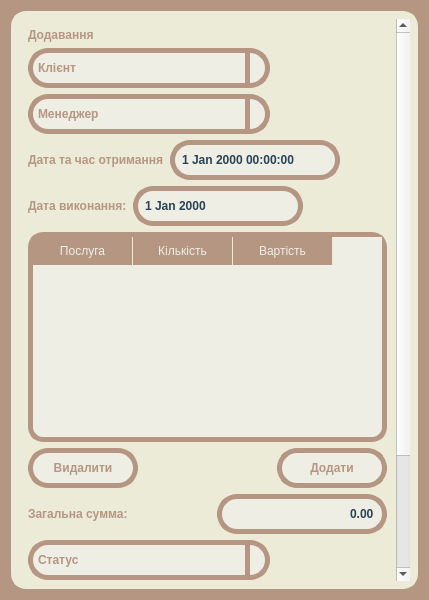
<?xml version="1.0" encoding="UTF-8"?>
<ui version="4.0">
 <class>AddEditOrdersDialog</class>
 <widget class="QDialog" name="AddEditOrdersDialog">
  <property name="geometry">
   <rect>
    <x>0</x>
    <y>0</y>
    <width>429</width>
    <height>600</height>
   </rect>
  </property>
  <property name="windowTitle">
   <string>Dialog</string>
  </property>
  <property name="styleSheet">
   <string notr="true">QAbstractItemView::item::selected {
	color: #eeeee4;
	background-color: #284256;
	border-color: #284256;
}

QDialog {
    height: 500px;
    width: 400px;
    background-color: #b59683;
  }
  
  #scrollArea #scrollAreaWidgetContents{
    background-color: #ebebd8;
  }

  #scrollArea{
    padding: 5px;
    border: 3px solid #ebebd8;
    border-radius: 15%;
    background-color: #ebebd8;
  }

  #tableWidget_services {
    min-height: 200px;
  }
  
  QLabel {
      color: #b59683;
      font-weight: bold;
  }
  
  QLabel[objectName*=&quot;title&quot;] {
    padding: 5px;
    
    font-size: 42px;
    font-weight: bold;
  
    color: #eeeee4;
    border-radius: 15%;
    background-color: #b59683;
    
    margin-bottom: 10px;
  }
  
  QPushButton {
      width: 90;
      height: 20;
      padding: 5px;
  
      font-weight: bold;
  
      color: #b59683;
      border: solid;
      border-width: 5px;
      border-radius:20px;
      border-color: #b59683;
      background-color: #eeeee4;
  }
  
  QPushButton::pressed {
        color: #eeeee4;
        background-color: #b59683;
  }
  
  QPushButton[objectName*=&quot;save&quot;], QPushButton[objectName*=&quot;add&quot;]
  {
    width: 90;
    height: 20;
    padding: 5px;
  
    font: bold;
  
    color: #eeeee4;
    border: solid;
    border-width: 5px;
    border-radius:20px;
    border-color: #284256;
    background-color: #284256;
  }
  
  QPushButton[objectName*=&quot;save&quot;]::pressed, QPushButton[objectName*=&quot;add&quot;]::pressed {
    color: #284256;
    background-color: #eeeee4;
  }
  
  QLineEdit {
      width: 200;
      height: 20;
      padding: 5px;
  
      font: bold;
  
      color: #284256;
      border: solid;
      border-width: 5px;
      border-radius:20px;
      border-color: #b59683;
      background-color: #eeeee4;
  }
  
  QLineEdit:focus {
      border-color: #284256;
  }
  
  QSpinBox, QDoubleSpinBox, QDateTimeEdit, QDateEdit {
      width: 150px; /* Добавляем единицу измерения (px) к значению ширины */
      height: 20px;
      padding: 5px;
  
      font: bold;
  
      color: #284256;
      border: 5px solid #b59683; /* Устанавливаем толщину границы */
      border-radius: 20px;
      background-color: #eeeee4;
  }
  
  QSpinBox:focus, QDoubleSpinBox:focus, QDateTimeEdit:focus, QDateEdit:focus {
    border-color: #284256;
  }
  
  QDoubleSpinBox::up-button, QDoubleSpinBox::down-button, QSpinBox::up-button, QSpinBox::down-button,
  QDateTimeEdit::up-button, QDateTimeEdit::down-button, QDateEdit::up-button, QDateEdit::down-button {
    width: 0;
    height: 0;
  }
  
  QPlainTextEdit {
      width: 200;
      height: 100;
      padding: 5px;
  
      font: bold;
  
      color: #284256;
      border: solid;
      border-width: 5px;
      border-radius:20px;
      border-color: #b59683;
      background-color: #eeeee4;
  }
  
  QPlainTextEdit:focus {
      border-color: #284256;
  }
  
  QComboBox {   
    width: 200;
    height: 20;
    padding: 5px;
  
    font: bold;
  
    color: #b59683;
    border: solid;
    border-width: 5px;
    border-radius:20px;
    border-color: #b59683;
    background-color: #eeeee4;
  }
  
  QComboBox:hover {
  
  }
  
  QComboBox::drop-down {
      subcontrol-origin: padding;
      subcontrol-position: top right;
      width: 15px;
      border-left: 5px solid #b59683;
  }
  
  QComboBox::down-arrow {
      
  }
  
  QComboBox QListView {
      padding: 5;
  }
  
  QComboBox::selected {
      color: #ebebd8;
      background-color: #284256;
  }
  
  QAbstractItemView {
  border:5px solid #b59683;
  border-radius: 15%;
  background-color: #eeeee4;
}

QAbstractItemView::item {
	color: #b59683;
	border: 1px solid #b59683;
}

QAbstractItemView::item::selected {
	color: #eeeee4;
	background-color: #284256;
	border-color: #284256;
}
  
  QAbstractItemView::selected {
      color: #eeeee4;
      background-color: #284256;
  }

QAbstractItemView QHeaderView {
	border:none;
}

QAbstractItemView QHeaderView::selected {
	
}


QAbstractItemView::section {
	padding: 5px;

	color:#eeeee4;
	background-color: #b59683;

	border: none;
	border-right: 1px solid #ebebd8;
}
  
  QGroupBox {
    color: #b59683;

    margin-top: 25px;

    border: solid;
    border-width: 3px;
    border-radius:20px;
    border-color: #b59683;
    background-color: #eeeee4;


  }

  QGroupBox::title {
    font-weight: bold;
  }
  </string>
  </property>
  <layout class="QVBoxLayout" name="verticalLayout">
   <item>
    <widget class="QScrollArea" name="scrollArea">
     <property name="widgetResizable">
      <bool>true</bool>
     </property>
     <widget class="QWidget" name="scrollAreaWidgetContents">
      <property name="geometry">
       <rect>
        <x>0</x>
        <y>-228</y>
        <width>381</width>
        <height>794</height>
       </rect>
      </property>
      <layout class="QVBoxLayout" name="verticalLayout_2">
       <item>
        <widget class="QLabel" name="label_title">
         <property name="text">
          <string>Додавання</string>
         </property>
        </widget>
       </item>
       <item>
        <layout class="QHBoxLayout" name="horizontalLayout_3">
         <item>
          <layout class="QVBoxLayout" name="verticalLayout_4">
           <item>
            <widget class="QComboBox" name="comboBox_client">
             <property name="placeholderText">
              <string>Клієнт</string>
             </property>
            </widget>
           </item>
           <item>
            <widget class="QComboBox" name="comboBox_managers">
             <property name="placeholderText">
              <string>Менеджер</string>
             </property>
            </widget>
           </item>
          </layout>
         </item>
         <item>
          <spacer name="horizontalSpacer_3">
           <property name="orientation">
            <enum>Qt::Horizontal</enum>
           </property>
           <property name="sizeHint" stdset="0">
            <size>
             <width>40</width>
             <height>20</height>
            </size>
           </property>
          </spacer>
         </item>
        </layout>
       </item>
       <item>
        <layout class="QHBoxLayout" name="horizontalLayout_4">
         <item>
          <widget class="QLabel" name="label">
           <property name="text">
            <string>Дата та час отримання</string>
           </property>
          </widget>
         </item>
         <item>
          <widget class="QDateTimeEdit" name="dateTimeEdit_dateTimeOrder"/>
         </item>
         <item>
          <spacer name="horizontalSpacer_4">
           <property name="orientation">
            <enum>Qt::Horizontal</enum>
           </property>
           <property name="sizeHint" stdset="0">
            <size>
             <width>40</width>
             <height>20</height>
            </size>
           </property>
          </spacer>
         </item>
        </layout>
       </item>
       <item>
        <layout class="QHBoxLayout" name="horizontalLayout_5">
         <item>
          <widget class="QLabel" name="label_3">
           <property name="text">
            <string>Дата виконання:</string>
           </property>
          </widget>
         </item>
         <item>
          <widget class="QDateEdit" name="dateEdit_dateCompletion">
           <property name="font">
            <font>
             <italic>false</italic>
             <bold>true</bold>
            </font>
           </property>
          </widget>
         </item>
         <item>
          <spacer name="horizontalSpacer_5">
           <property name="orientation">
            <enum>Qt::Horizontal</enum>
           </property>
           <property name="sizeHint" stdset="0">
            <size>
             <width>40</width>
             <height>20</height>
            </size>
           </property>
          </spacer>
         </item>
        </layout>
       </item>
       <item>
        <widget class="QTableWidget" name="tableWidget_services">
         <property name="selectionMode">
          <enum>QAbstractItemView::SingleSelection</enum>
         </property>
         <property name="selectionBehavior">
          <enum>QAbstractItemView::SelectRows</enum>
         </property>
         <attribute name="verticalHeaderVisible">
          <bool>false</bool>
         </attribute>
         <column>
          <property name="text">
           <string>Послуга</string>
          </property>
         </column>
         <column>
          <property name="text">
           <string>Кількість</string>
          </property>
         </column>
         <column>
          <property name="text">
           <string>Вартість</string>
          </property>
         </column>
        </widget>
       </item>
       <item>
        <layout class="QHBoxLayout" name="horizontalLayout_7">
         <item>
          <widget class="QPushButton" name="pushButton_services_del">
           <property name="text">
            <string>Видалити</string>
           </property>
          </widget>
         </item>
         <item>
          <spacer name="horizontalSpacer_7">
           <property name="orientation">
            <enum>Qt::Horizontal</enum>
           </property>
           <property name="sizeHint" stdset="0">
            <size>
             <width>40</width>
             <height>20</height>
            </size>
           </property>
          </spacer>
         </item>
         <item>
          <widget class="QPushButton" name="pushButton_services_add">
           <property name="text">
            <string>Додати</string>
           </property>
          </widget>
         </item>
        </layout>
       </item>
       <item>
        <layout class="QHBoxLayout" name="horizontalLayout">
         <item>
          <widget class="QLabel" name="label_2">
           <property name="text">
            <string>Загальна сумма:</string>
           </property>
          </widget>
         </item>
         <item>
          <spacer name="horizontalSpacer">
           <property name="orientation">
            <enum>Qt::Horizontal</enum>
           </property>
           <property name="sizeHint" stdset="0">
            <size>
             <width>40</width>
             <height>20</height>
            </size>
           </property>
          </spacer>
         </item>
         <item>
          <widget class="QDoubleSpinBox" name="doubleSpinBox_totalCost">
           <property name="alignment">
            <set>Qt::AlignRight|Qt::AlignTrailing|Qt::AlignVCenter</set>
           </property>
           <property name="readOnly">
            <bool>true</bool>
           </property>
           <property name="maximum">
            <double>999999.989999999990687</double>
           </property>
          </widget>
         </item>
        </layout>
       </item>
       <item>
        <layout class="QHBoxLayout" name="horizontalLayout_6">
         <item>
          <widget class="QComboBox" name="comboBox_status">
           <property name="placeholderText">
            <string>Статус</string>
           </property>
          </widget>
         </item>
         <item>
          <spacer name="horizontalSpacer_6">
           <property name="orientation">
            <enum>Qt::Horizontal</enum>
           </property>
           <property name="sizeHint" stdset="0">
            <size>
             <width>40</width>
             <height>20</height>
            </size>
           </property>
          </spacer>
         </item>
        </layout>
       </item>
       <item>
        <widget class="QPlainTextEdit" name="plainTextEdit_comment">
         <property name="placeholderText">
          <string>Коментар</string>
         </property>
        </widget>
       </item>
       <item>
        <spacer name="verticalSpacer">
         <property name="orientation">
          <enum>Qt::Vertical</enum>
         </property>
         <property name="sizeHint" stdset="0">
          <size>
           <width>20</width>
           <height>63</height>
          </size>
         </property>
        </spacer>
       </item>
       <item>
        <layout class="QHBoxLayout" name="horizontalLayout_2">
         <item>
          <spacer name="horizontalSpacer_2">
           <property name="orientation">
            <enum>Qt::Horizontal</enum>
           </property>
           <property name="sizeHint" stdset="0">
            <size>
             <width>40</width>
             <height>20</height>
            </size>
           </property>
          </spacer>
         </item>
         <item>
          <widget class="QPushButton" name="pushButton_cancel">
           <property name="text">
            <string>Скасувати</string>
           </property>
          </widget>
         </item>
         <item>
          <widget class="QPushButton" name="pushButton_save">
           <property name="text">
            <string>Зберегти</string>
           </property>
          </widget>
         </item>
        </layout>
       </item>
      </layout>
     </widget>
    </widget>
   </item>
  </layout>
 </widget>
 <resources/>
 <connections/>
</ui>
